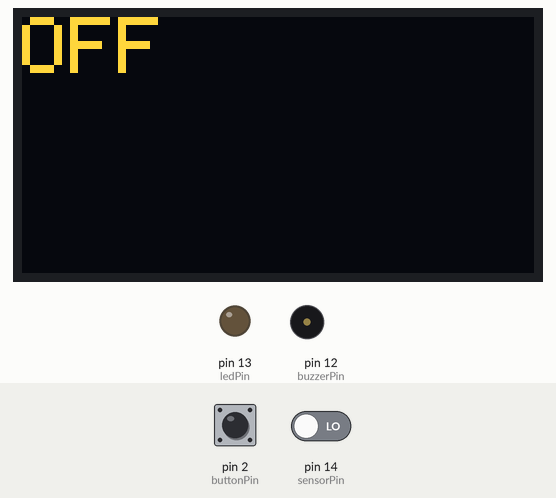
This sketch was run on a simulated Arduino Uno, built with avr-gcc and run on an emulated ATmega328P. Shown: 128×64 one-colour display, output pins drawn as LEDs (lit = HIGH), buzzer (waves = sounding, pin HIGH). Dashed ring = blinking. The test bench sets the inputs (shaded band); at power-on: pin 2 (buttonPin) HIGH, pin 14 (sensorPin) LOW. The OLED is the two-colour kind (top 16 rows yellow); the local clock reads 2024-03-15 10:24:30 at power-on unless the sketch sets it; what the sketch prints to the serial monitor is not drawn.

Above: at 1.2 s.
1.3 s: pin 2 (buttonPin) pulled LOW for 0.25 s
At 2.6 s:
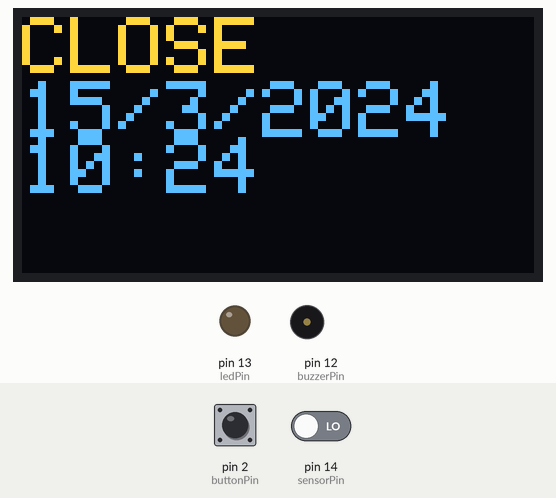
3.0 s: pin 14 (sensorPin) driven HIGH
At 3.42 s:
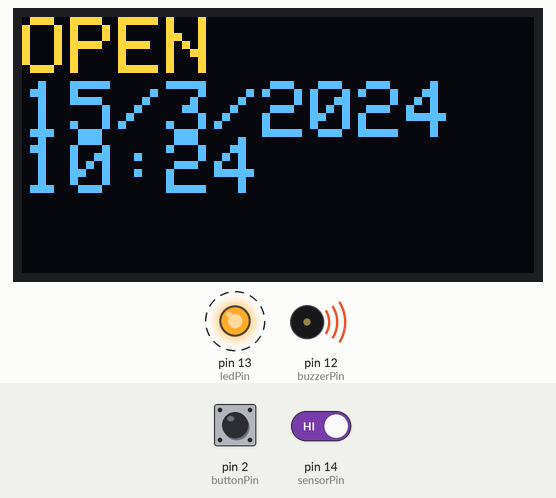
4.9 s: pin 2 (buttonPin) pulled LOW for 1 s
At 4.92 s:
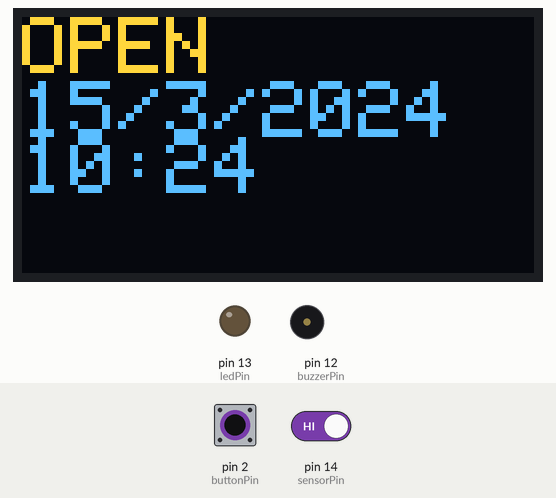
7.4 s: pin 2 (buttonPin) pulled LOW for 0.25 s
At 7.56 s:
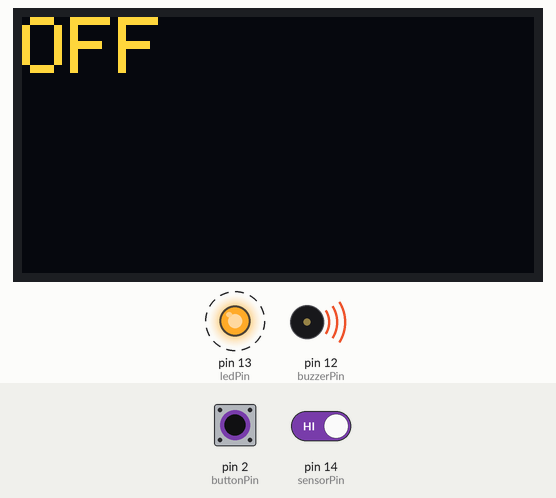
9.4 s: pin 14 (sensorPin) driven LOW
At 9.9 s:
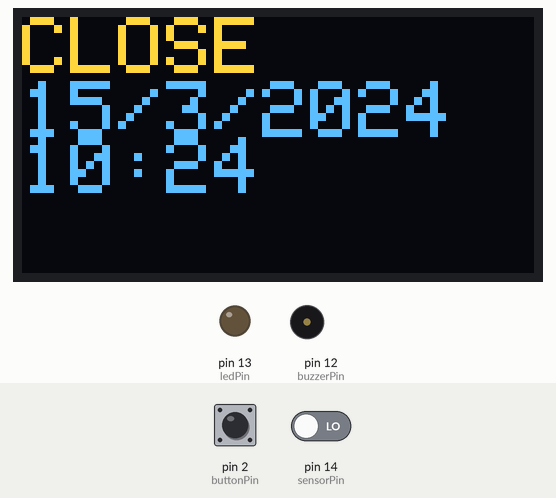
11.0 s: pin 2 (buttonPin) pulled LOW for 3.2 s
At 11.5 s:
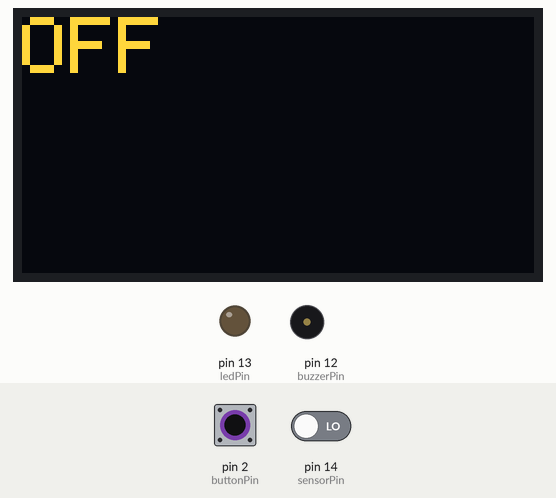
Timing chart, 0 to 14.0 s (numbered marks = the images above; inputs shaded):
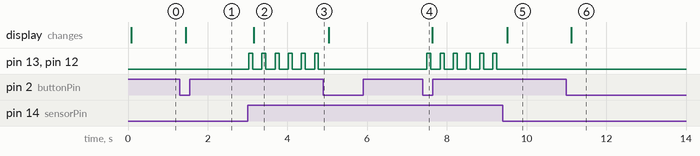

The sketch:

sketch_mar20a.ino
```cpp
#include <Wire.h>
#include <Adafruit_SSD1306.h>
#include "RTClib.h"

// Declare the pins connected to the buzzer, LED, door sensor, and button
int buzzerPin = 12;
int ledPin = 13;
int sensorPin = 14;
int buttonPin = 2;

RTC_DS1307 rtc;
Adafruit_SSD1306 display(128, 64, &Wire, -1);

boolean isOn = false;         // Track the current state of the circuit
boolean buttonPressed = false; // Track the button press state

void setup() {
  // Initialize the input and output pins
  pinMode(buzzerPin, OUTPUT);
  pinMode(ledPin, OUTPUT);
  pinMode(sensorPin, INPUT);
  pinMode(buttonPin, INPUT_PULLUP);

  // Start serial communication
  Serial.begin(9600);

  // Initialize the I2C bus, RTC module, and OLED display
  Wire.begin();
  rtc.begin();
  display.begin(SSD1306_SWITCHCAPVCC, 0x3C);
  display.clearDisplay();
  display.display();
}

void loop() {
  // Read the value from the door sensor
  int sensorValue = digitalRead(sensorPin);

  // Read the state of the button
  int buttonState = digitalRead(buttonPin);

  // If the button is pressed and the previous state was not pressed
  if (buttonState == LOW && !buttonPressed) {
    // Toggle the circuit state
    isOn = !isOn;
    buttonPressed = true;
  }

  // Reset the button state if the button is released
  if (buttonState == HIGH) {
    buttonPressed = false;
  }

  // Check the circuit state
  if (isOn) {
    // If the door is open
    if (sensorValue == HIGH) {
      // Activate the buzzer and LED, and print a message to the serial monitor
      digitalWrite(buzzerPin, HIGH);
      digitalWrite(ledPin, HIGH);
      Serial.println("Door is open");

      // Wait for 1 second before turning off the buzzer and LED
      delay(100);
      digitalWrite(buzzerPin, LOW);
      digitalWrite(ledPin, LOW);
      DateTime now = rtc.now();
      display.clearDisplay();
      display.setCursor(0, 0);
      display.setTextSize(2);
      display.setTextColor(SSD1306_WHITE);
      display.println("OPEN");
      display.setTextSize(2);
      display.print(now.day(), DEC);
      display.print('/');
      display.print(now.month(), DEC);
      display.print('/');
      display.print(now.year(), DEC);
      display.setCursor(0, 30);
      display.setTextSize(2);
      display.print(now.hour(), DEC);
      display.print(':');
      display.print(now.minute(), DEC);
      display.display();
      delay(200);
    } else {
      // If the door is closed
      DateTime now = rtc.now();
      display.clearDisplay();
      display.setCursor(0, 0);
      display.setTextSize(2);
      display.setTextColor(SSD1306_WHITE);
      display.println("CLOSE");
      display.setTextSize(2);
      display.print(now.day(), DEC);
      display.print('/');
      display.print(now.month(), DEC);
      display.print('/');
      display.print(now.year(), DEC);
      display.setCursor(0, 30);
      display.setTextSize(2);
      display.print(now.hour(), DEC);
      display.print(':');
      display.print(now.minute(), DEC);
      display.display();
      delay(200);
    }
  } else {
    // If the circuit is off
    display.clearDisplay();
    display.setCursor(0, 0);
    display.setTextSize(2);
    display.setTextColor(SSD1306_WHITE);
    display.println("OFF");
    display.display();
    delay(200);
  }
}
```

Measured:
- after the input at 1.3 s, the display: changes after 0.15 s (image 1)
- after the input at 3.0 s, pin 13 (ledPin), pin 12 (buzzerPin): alternates HIGH for 0.10 s and LOW for 0.23 s, starting at once; the display: changes after 0.16 s (image 2)
- after the input at 4.9 s, pin 13 (ledPin), pin 12 (buzzerPin): stops changing and stays LOW
- after the input at 7.4 s, pin 13 (ledPin), pin 12 (buzzerPin): alternates HIGH for 0.10 s and LOW for 0.23 s, starting after 0.10 s
- after the input at 9.4 s, pin 13 (ledPin), pin 12 (buzzerPin): stops changing and stays LOW; the display: changes after 0.11 s (image 5)
- after the input at 11.0 s, the display: changes after 0.12 s (image 6)
